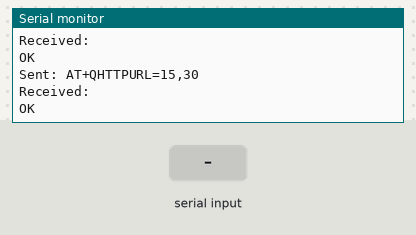
A sketch run on a simulated Arduino Mega 2560, built with avr-gcc and run on an emulated ATmega2560. On the bench: the last lines printed to the serial monitor. The inputs (shaded band) are chosen by the test bench. The modem accepts every AT command (registered, SIM ready, sends succeed) and sends nothing else.

Above: at 1.2 s.
1.3 s: "OK\n" received over the second serial link
2.8 s: "SIM PIN\n" received over the second serial link
4.9 s: "READY\n" received over the second serial link
7.0 s: "CONNECT\n" received over the second serial link
At 8.8 s:
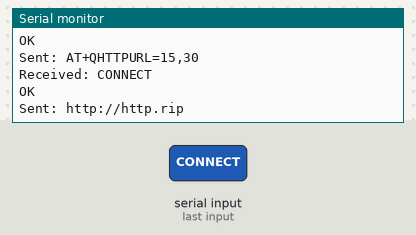
9.1 s: "OK\n" received over the second serial link
At 9.8 s:
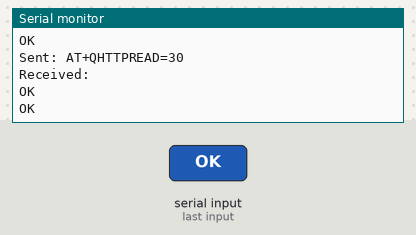
10.6 s: "1\n" received over the second serial link
At 11.6 s:
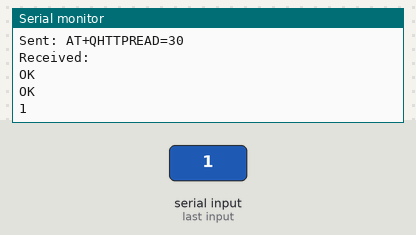

The sketch:

http-request.ino
```cpp
bool isGprsReady = false;
bool isRequestDone = false;

int state = 0;
int reqState = 0;

void setup()
{
    Serial.begin(115200);
    Serial1.begin(115200);
}

String atCmd(String cmd)
{
    String res = "";
    char ch = 0;

    Serial.println("Sent: " + cmd);

    Serial1.print(cmd + '\r');

    while(!Serial1.available()) {}

    while (Serial1.available())
    {
        ch = Serial1.read();
        res += ch;
        delay(5);
    }

    Serial.println("Received: " + res);

    return res;
}

void initModem(String PIN, String APN)
{
    String res = "";

    switch (state)
    {
    case 0:
    {
        res = atCmd("ATE0");  // command echo off

        if (res.indexOf("OK") != -1)
        {
            state++;
        }
        else
        {
            delay(1000);
        }

        break;
    }

    case 1:
    {
        res = atCmd("AT+QIFGCNT=0");  // select context

        if (res.indexOf("OK") != -1)
        {
            state++;
        }
        else
        {
            delay(1000);
        }

        break;
    }

    case 2:
    {
        res = atCmd("AT+CPIN?");  // is PIN needed?

        if (res.indexOf("SIM PIN") != -1)
        {
            state++;
        }
        else if (res.indexOf("READY") != -1)
        {
            state += 2;
        }
        else
        {
            delay(1000);
        }

        break;
    }

    case 3:
    {
        res = atCmd("AT+CPIN=\"" + PIN + "\"");  // enter PIN

        if (res.indexOf("READY") != -1)
        {
            state++;
        }
        else
        {
            delay(1000);
        }

        break;
    }

    case 4:
    {
        res = atCmd("AT+CGATT=1");  // attach to GRPS service when ready (otherwise 100 error)

        if (res.indexOf("OK") != -1)
        {
            state++;
        }
        else
        {
            delay(1000);
        }

        break;
    }

    case 5:
    {
        res = atCmd("AT+QICSGP=1,\"" + APN + "\"");  // select GPRS as bearer

        if (res.indexOf("OK") != -1)
        {
            state++;
        }
        else
        {
            delay(1000);
        }

        break;
    }

    case 6:
    {
        res = atCmd("AT+QIREGAPP"); // start TCPIP task

        if (res.indexOf("OK") != -1)
        {
            state++;
        }
        else
        {
            delay(1000);
        }

        break;
    }

    case 7:
    {
        res = atCmd("AT+QIACT");  // bring up wireless connection

        if (res.indexOf("OK") != -1)
        {
            isGprsReady = true;
        }
        else
        {
            delay(1000);
        }

        break;
    }
    }
}

void makeHttpGetRequest(String URL)
{
    String res = "";
    char ch;

    switch (reqState)
    {
    case 0:
    {
        res = atCmd("AT+QHTTPURL=" + String(URL.length()) + ",30"); // set URL - url size in bytes, url input timeout

        if(res.indexOf("CONNECT") != -1)
        {
            reqState = 1;
        }
        else
        {
            delay(1000);
        }

        break;
    }

    case 1:
    {
        res = atCmd("http://http.rip"); // enter url

        if(res.indexOf("OK") != -1)
        {
            reqState = 2;
        }
        else
        {
            delay(1000);
        }

        break;
    }

    case 2:
    {
        res = atCmd("AT+QHTTPGET=30");  // make GET request

        if(res.indexOf("OK") != -1)
        {
            reqState = 3;
        }
        else
        {
            delay(1000);
        }

        break;
    }

    case 3:
    {
        res = atCmd("AT+QHTTPREAD=30"); // read results

        Serial.print(res);

        isRequestDone = true;

        break;
    }
    }
}

void loop()
{
    while (!isGprsReady)
    {
        initModem("2159", "internet"); // PIN, APN
    }

    while (!isRequestDone)
    {
        makeHttpGetRequest("http://http.rip"); // URL
    }

    // playground

    while(Serial1.available())
    {
        Serial.write(Serial1.read());
    }

    if (Serial.available())
    {
        String buffer = "";

        while(Serial.available())
        {
            char ch = Serial.read();
            buffer += ch;
            delay(5);
        }

        atCmd(buffer);
    }
}
```

Measured:
- after the input at 7.0 s, the serial monitor: prints a new line after 0.69 s (image 1)
- after the input at 9.1 s, the serial monitor: prints a new line at once (image 2)
- after the input at 10.6 s, the serial monitor: prints a new line at once (image 3)
